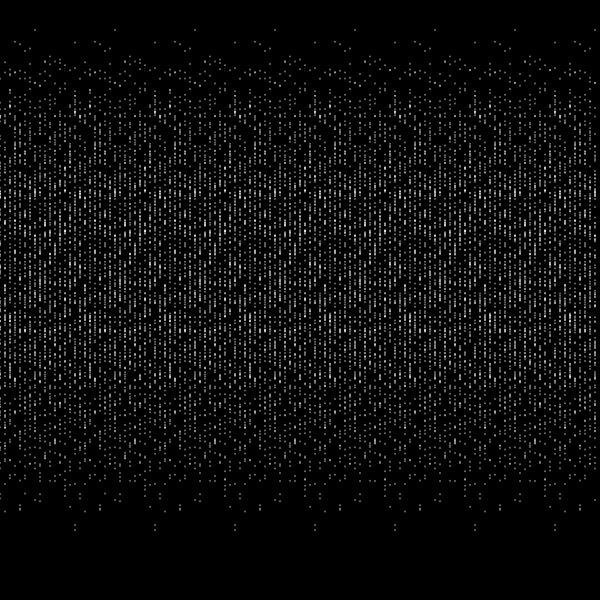
Frame 1 (no input)
Frame 60 (no input): identical to frame 1, image omitted
Frame 120 (the mouse pressed at the canvas centre since frame 60): identical to frame 1, image omitted

The p5.js sketch that drew this single still picture (run headless with seeded random() and noise() and a simulated clock; from frame 60 on, the mouse is pressed at the canvas centre):

// p5.js sketch
// ── sketch.js
var xoff = 0.0;

function setup() {
	createCanvas(600, 600);
}

function draw() {
    background(0);
    strokeWeight(2);
    stroke(255, 110);
   // translate(0, height/2)
    beginShape(POINTS);
    fc = frameCount*0.02;
    for (var x = 0; x < width; x += 5) {
        for (var y = 0; y < height; y += 5){
           let n = map (noise(x, y), 0, 1, 0, height);
           vertex(x, n);
        }

    }
    endShape();
}
